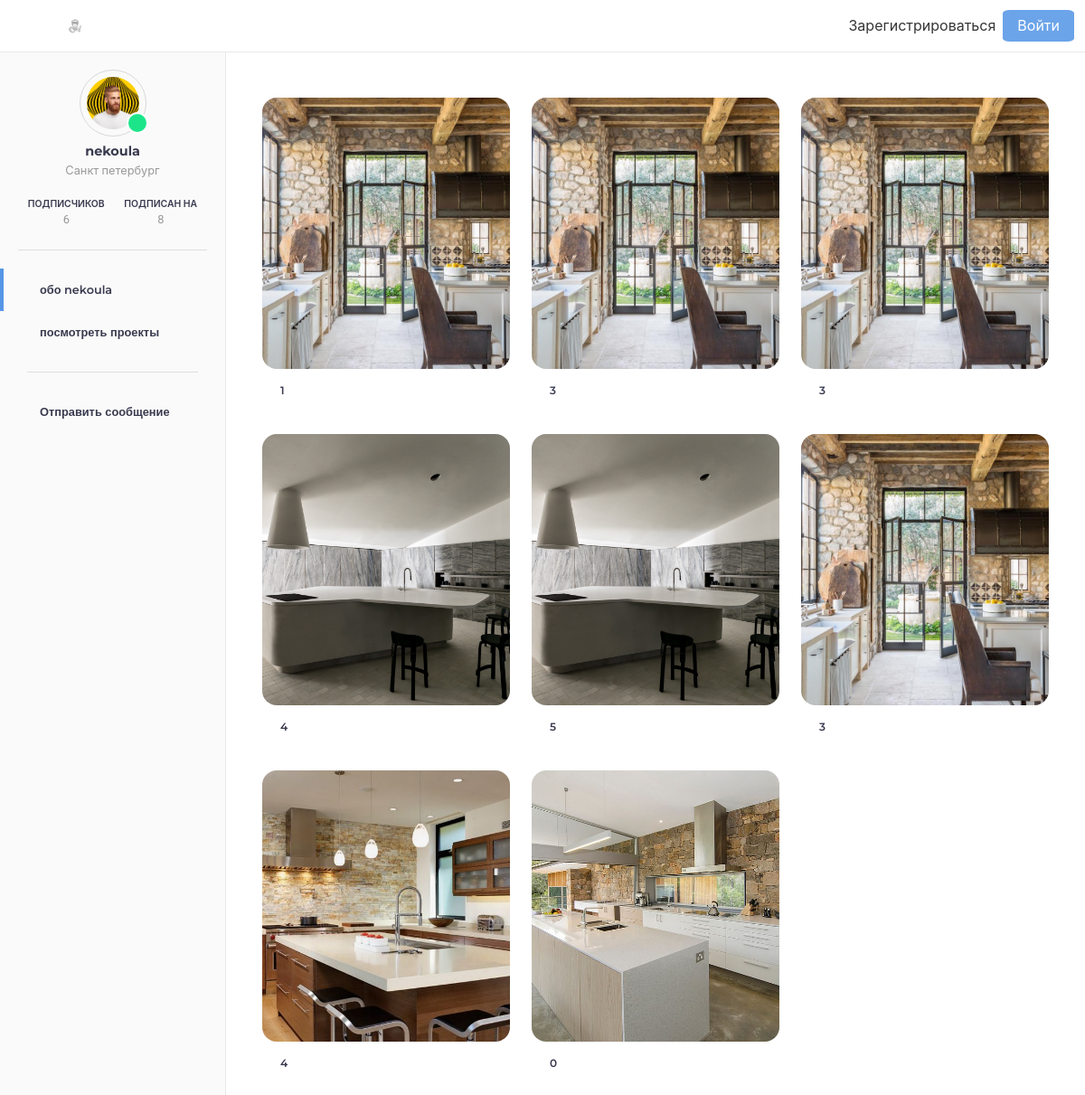
Screenshot of /members/profile/nekoula/ with the database file from the repository.
### members/models.py (models this page shows, shortened)
class Profile(models.Model):
	user = models.OneToOneField(User,null=True, on_delete=models.CASCADE)
	firstname = models.CharField(max_length=250,blank=True,default="")
	lastname = models.CharField(max_length=250,blank=True,default="")
	mobile = models.CharField(max_length=250,blank=True,default="")
	website = models.CharField(max_length=250,blank=True,default="")
	bio = models.TextField(null=True,blank=True,default="")
	profile_pic = models.ImageField(upload_to='img/user/', null = True, default='img/user/default.jpg')
	views = models.CharField(max_length=250,default=0)
	user_type = models.CharField(max_length=250,default='designer')
	city = models.CharField(max_length=250,default="Россия")
	friend_request = models.ManyToManyField(User, blank=True, related_name='friend_request')

### blog/models.py (models this page shows, shortened)
class Post(models.Model):
	title = models.CharField(max_length=250)
	pending = models.BooleanField(default=True)
	category = models.CharField(max_length=250,default='design')
	russian_category = models.CharField(max_length=255,default='design')
	author = models.ForeignKey(User,on_delete=models.CASCADE,null=True)
	description = models.TextField(blank=True)
	post_date = models.DateTimeField(auto_now_add=True,null=True,blank=True)
	views = models.IntegerField(default=0)
	liked = models.ManyToManyField(User, blank=True, related_name='likes')
	post_main_pic = models.ImageField(upload_to='img/main/', null = True)
	def num_likes(self):
		return self.liked.all().count()

### members/views.py (the view)
# urls.py: path('profile/<str:username>/',ProfileView,name="profile"),
def ProfileView(request,username):
	user = User.objects.get(username=username)
	user_posts = Post.objects.filter(author=user)
	return render(request,'registration/profile.html',{'user_posts':user_posts,'designer':user})

### members/templates/registration/profile.html (shortened to what this page needs)
{% extends 'base.html' %}
{% block content %}
<div class="view-wrapper is-full">
    <div class="stories-wrapper is-home">
        {% include 'includes/designer_sidebar.html' %}
                   <div class="inner-wrapper">
                <div class="stories-content">
                    <div class="stories-feed">
                        <div class="columns is-multiline">
                            {% if user_posts  %}
                        	{% for post in user_posts %}
                            <div class="column is-4 is-half-tablet">
                                <div class="story-feed-item is-medium">
                                    <a class="main_
                                    pic" href="{% url 'design-detail' post.pk %}"   data-caption="">
                                        <img class="featured-image" src="{{post.post_main_pic.url}}" alt="">
                                    </a>
                                    <a class="item-meta like-container">
                                        <div class="item-stats">
                                            <div class="stat-item">
                               <form action="{% url 'like-post-view' %}" method="POST" class='like-form' id='{{post.id}}'>
                                    {% if user not in post.liked.all %}
                                    <button type="submit" class="like_fix details_button like-btn{{post.id}}">
                                    </button>
                                    {% else %}
                                    <button type="submit" class="like_fix details_button is-liked like-btn{{post.id}}">
                                        <i data-feather="heart"></i>
                                    </button>
                                    {% endif %}
                                </form>
                                <span class="like-count{{post.id}}">{{post.num_likes}}</span>
                                    </div>
                                        </div>
                                    </a>
                                </div>
                            </div>
                            {% endfor %}
                            {% endif %}
                        </div>
                    </div>
                </div>
            </div>
    </div>
</div>
{% endblock %}

### blog/templates/base.html (shortened to what this page needs)
{% load static %}
<!DOCTYPE html>
<html lang="en">
<head>
    {% include 'includes/stylesheets.html' %}
</head>
<body class="is-white">
    <div id="main-navbar" class="navbar navbar-v1 is-inline-flex is-transparent no-shadow is-hidden-mobile">
        {% if user.is_authenticated %}
    {% include 'includes/navbar_logged.html' %}
        {% else %}
    {% include 'includes/navbar_notlogged.html' %}
        {% endif %}
    {% block content %}
    {% endblock %}
</body>
</html>

### blog/templates/includes/stylesheets.html
{% load static %}
<link rel="stylesheet" href="{% static 'css/app.css' %}">
<link rel="stylesheet" href="{% static 'css/core.css' %}">
<link rel="stylesheet" href="{% static 'css/mycss.css' %}">

### blog/templates/includes/navbar_notlogged.html (shortened to what this page needs)
        <div class="container is-fluid">
            <div class="navbar-brand">
                <a href="{% url 'home' %}" class="navbar-item">
                </a>
            </div>
            <div class="navbar-menu">
                <div class="navbar-start">
                    <div class="navbar-item is-icon">
                        <a class="icon-link is-primary" href="{% url 'designers' %}">
                        </a>
                    </div>
                </div>
                <div class="navbar-end">
                    <div class="navbar-item">
                        <div id="global-search" class="control">
                            <a class="icon-link is-primary" href="{% url 'register' %}">
                                Зарегистрироваться
                            </a>
                        </div>
                        <div id="global-search" class="control">
                            <a class="login icon-link is-primary ml-2" href="{% url 'login' %}">
                                Войти
                            </a>
                        </div>
                    </div>
                </div>
            </div>
        </div>
    </div>

### blog/templates/includes/designer_sidebar.html (shortened to what this page needs)
            <div class="stories-sidebar is-active">
                <div class="stories-sidebar-inner">
                    <div class="user-block">
                        <div class="avatar-wrap">
                            {% if designer %}
                            <a href={% url 'profile' designer.username %}>
                            <img src="{{designer.profile.profile_pic.url}}" data-user-popover="0" alt="">
                            {% if designer.profile.mobile %}
                            <div class="badge">
                            </div>
                            {% endif %}
                            {% endif %}
                        </div>
                            {% if designer %}
                            <h4>{{designer.username}}</h4>
                            <p>{{designer.profile.city}}</p>
                            {% elif post %}
                            <h4>{{post.author}}</h4>
                            <p>{{post.author.profile.city}}</p>
                            {% endif %}
                        <div class="user-stats">
                            <div class="stat-block">
                                <span>подписчиков</span>
                                {% if designer %}
                                <span>{{designer.profile.friend_request.all|length}}</span>
                                {% elif post %}
                                <span>{{post.author.profile.friend_request.all|length}}</span>
                                {% endif %}
                            </div>
                            <div class="stat-block">
                                <span>подписан на</span>
                                {% if designer %}
                                <span>{{designer.friend_request.all|length}}</span>
                                {% elif post %}
                                <span>{{post.author.friend_request.all|length}}</span>
                                {% endif %}
                            </div>
                        </div>
                    </div>
                    <div class="user-menu">
                        <div class="user-menu-inner has-slimscroll">
                            <div class="menu-block">
                                <ul>
                                    <li class="is-active">
                                        {% if designer %}
                                        <a href={% url 'about_profile' designer.username %}>
                                            <span>обо {{designer.username}}</span>
                                        {% elif post %}
                                        <a href={% url 'about_profile' post.author %}>
                                            <i data-feather="grid"></i>
                                            <span>обо {{post.author}}</span>
                                        </a>
                                        {% endif %}
                                    </li>
                                    <li>
                           {% if designer %}
                            <a href={% url 'profile' designer.username %}>
                                            <span>посмотреть проекты</span>
                              {% elif post %}
                            <a href={% url 'profile' post.author %}>              <i data-feather="search"></i>
                                            <span>посмотреть проекты</span>
                                        </a>
                                    {% endif %}
                                    </li>
                                </ul>
                            </div>
                            <div class="separator"></div>
                            <div class="menu-block">
                                <ul>
                                    {% if designer.profile.mobile %}
                                    <li>
                                        <a href="https://api.whatsapp.com/send?phone={{designer.profile.mobile}}&text=%D0%97%D0%B4%D1%80%D0%B0%D0%B2%D1%81%D1%82%D0%B2%D1%83%D0%B9%D1%82%D0%B5%2C+%D0%B2%D1%8B+%D0%BC%D0%BE%D0%B6%D0%B5%D1%82%D0%B5+%D0%BC%D0%BD%D0%B5+%D0%BF%D0%BE%D0%BC%D0%BE%D1%87%D1%8C%3F">
                                            <span>Отправить сообщение</span>
                                        </a>
                                    </li>
                                    {% endif %}
                                </ul>
                            </div>
                        </div>
                    </div>
                </div>
            </div>

### blog/templates/includes/scripts.html (shortened to what this page needs)
{% load static %}
{% load notifications_tags %}

### blog/static/css/mycss.css (style rules this page uses)
.navbar-v1 .navbar-brand, .navbar-brand { margin-right: 0px !important; }
.details_button { background-color: transparent; border:none; cursor: pointer; }
.is-added:focus, .button.is-focused, .not-added:focus, .is-added:active, .not-added:active, { border-color:black !important; outline: none !important; }
:root { --swiper-theme-color: #555555 !important; }
.navbar-end .navbar-item .control .login { background-color: #6ba4e9 !important; padding: 0.5em 1em 0.5em 1em; border-radius: 10%; color: white; }
.stories-feed .columns .column .story-feed-item .main_pic img,.featured-image { height: 300px !important; width: 100% !important; }
.like-container { display: inline-flex !important; }

### rows the page displays
Post: post_main_pic (picture), num_likes "1"
Post: post_main_pic (picture), num_likes "3"
Post: post_main_pic (picture), num_likes "3"
Post: post_main_pic (picture), num_likes "4"
Post: post_main_pic (picture), num_likes "5"
Post: post_main_pic (picture), num_likes "3"
Post: post_main_pic (picture), num_likes "4"
Post: post_main_pic (picture), num_likes "0"

### other values shown
{{ designer.username }} "nekoula"
{{ designer.profile.city }} "Санкт петербург"
{{ designer.profile.friend_request.all|length }} "6"
{{ designer.friend_request.all|length }} "8"
